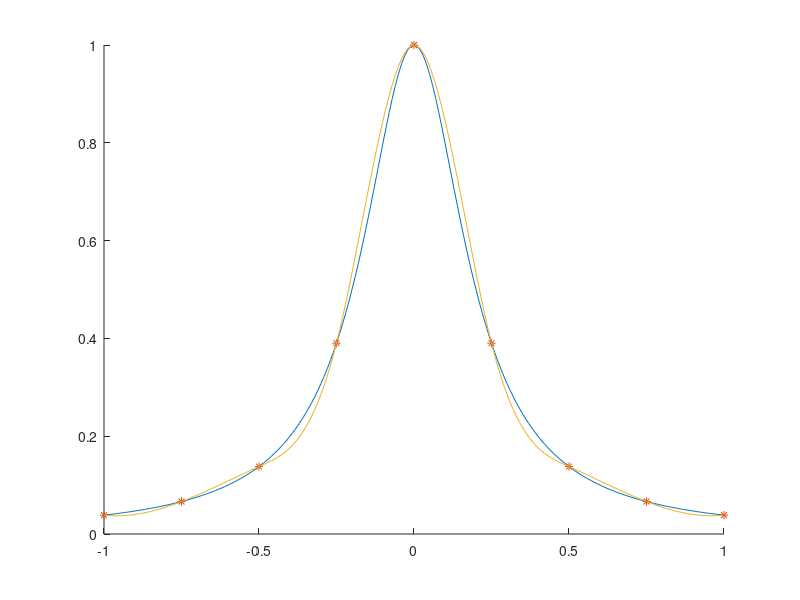

This chart was generated by the following MATLAB code:
% Pick sample points
t = linspace(-1,1,9);
y = 1./(1+25.*t.^2);

hold on
xx = -1:0.01:1;
ff = 1./(1+25.*xx.^2);
plot(xx,ff)

yy = spline(t,y,xx);
plot(t,y,'*',xx,yy)